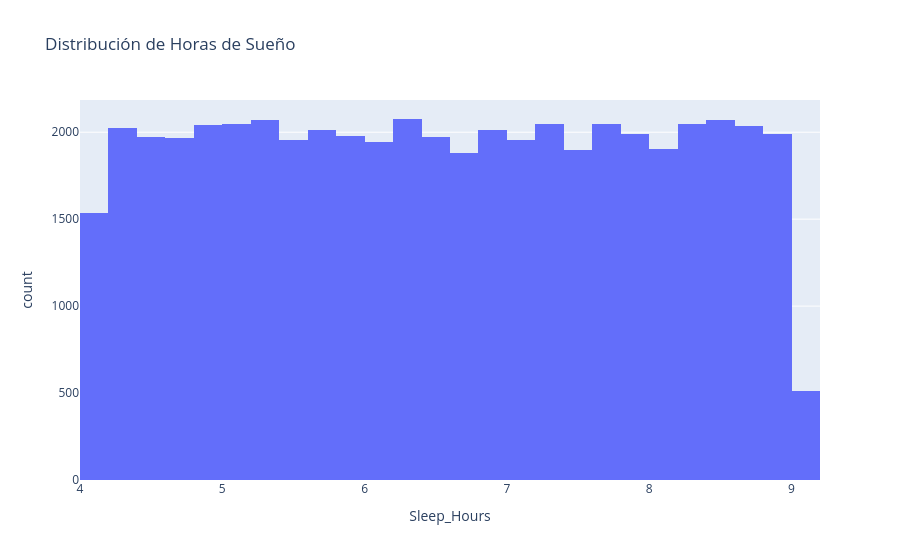

The cell this chart's notebook holds for it:
### Code cell
fig = px.histogram(
    df,
    x="Sleep_Hours",
    nbins=30,
    title="Distribución de Horas de Sueño"
)

fig.show()

### Figure 1 — Plotly figure (JSON) as saved in the notebook; plotly's stock layout.template omitted (floating-point values rounded to 4 significant figures; data arrays with more than 128 entries replaced by an {"elided": "..."} marker saying what was removed)
{"data": [{"bingroup": "x", "hovertemplate": "Sleep_Hours=%{x}<br>count=%{y}<extra></extra>", "legendgroup": "", "marker": {"color": "#636efa", "pattern": {"shape": ""}}, "name": "", "nbinsx": 30, "orientation": "v", "showlegend": false, "type": "histogram", "x": {"elided": "50000 float values"}, "xaxis": "x", "yaxis": "y"}], "layout": {"barmode": "relative", "legend": {"tracegroupgap": 0}, "title": {"text": "Distribución de Horas de Sueño"}, "xaxis": {"anchor": "y", "domain": [0, 1], "title": {"text": "Sleep_Hours"}}, "yaxis": {"anchor": "x", "domain": [0, 1], "title": {"text": "count"}}}}
